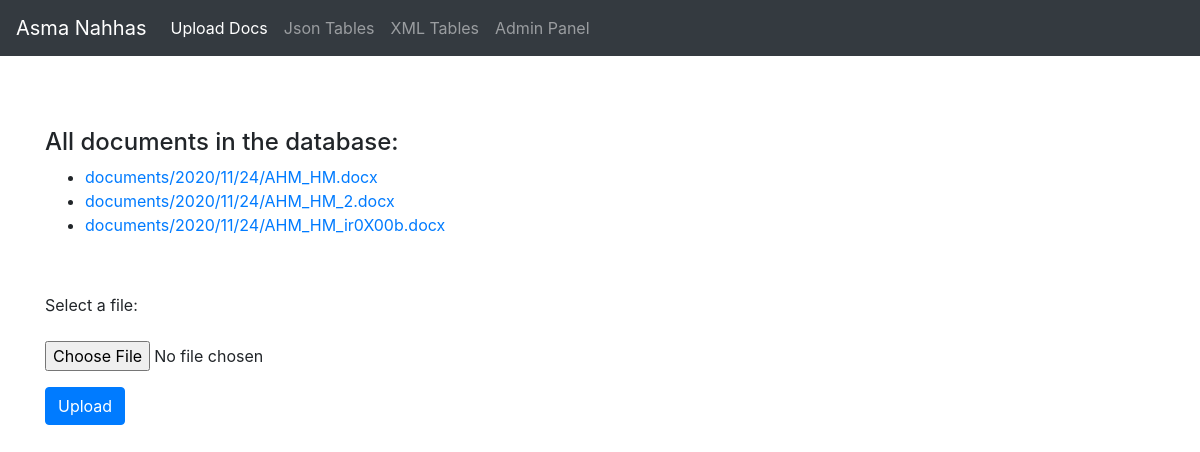
The app's page /, older data.
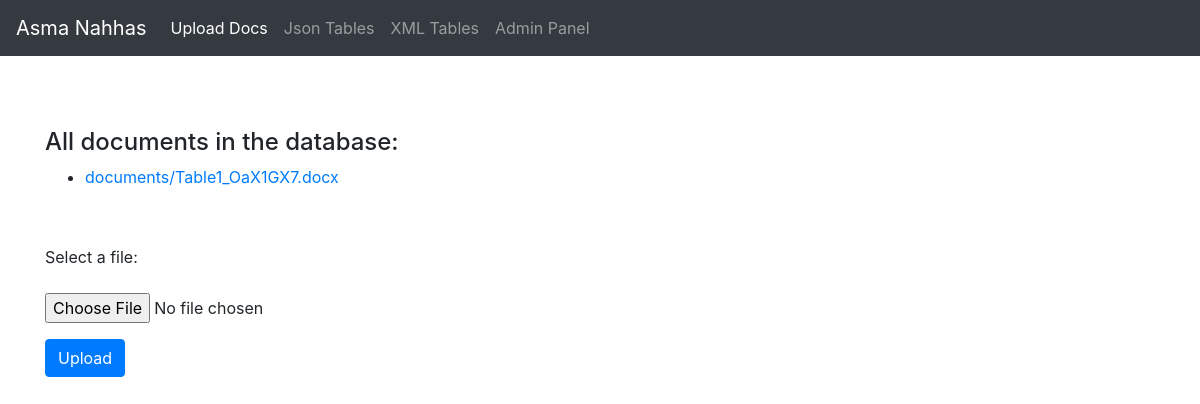
The same page, newer data.
### myapp/models.py (models this page shows)
class Document(models.Model):
    docfile = models.FileField(upload_to='documents/')

### myapp/views.py (the view)
# urls.py: path('', uploadDocx, name='uploadDocx'),
def uploadDocx(request):
    message = ''
    if request.method == 'POST':
        form = DocumentForm(request.POST, request.FILES)
        if form.is_valid():
            newdoc = Document(docfile=request.FILES['docfile'])
            newdoc.save()
            print(newdoc.docfile.name)
            Headers=[]
            f = open('media/'+newdoc.docfile.name, 'rb')
            doc=DOCX(f)
            for paragraph in doc.paragraphs:
                if paragraph.style.name=='Heading 1':
                    Headers.append(paragraph.text)
                    if re.search(r"^Table", paragraph.text):
                        print("Match found")
                        message = 'File Uploaded Succesfuly'
                        newTable=Table(name=paragraph.text)
                        newTable.save();
                    else:
                        print("Match not found")
                        message = 'File Titles Mismatching'
            print (Headers)
            documents = Document.objects.all()
            return render(request,'list.html',{'documents': documents,'form': form,'message':message})
        else:
            message = 'The form is not valid. Fix the following error:'
    else:
        form = DocumentForm()  # An empty, unbound form
    documents = Document.objects.all()
    context = {'documents': documents, 'form': form, 'message': message}
    return render(request, 'list.html', context)

### myapp/forms.py
class DocumentForm(forms.Form):
    docfile = forms.FileField(label='Select a file')

### myapp/templates/list.html (shortened to what this page needs)
{% extends 'layout.html' %}
			{% block content %}
        {% if documents %}
		<br/>
		<br/>
		<br/>
          <h4>  All documents in the database: </h4>
            <ul>
                {% for document in documents %}
                    <li><a href="{{ document.docfile.url }}">{{ document.docfile.name }}</a></li>
                {% endfor %}
            </ul>
			<br/>
        {% else %}
			<br/>
			<br/>
            <h4>No documents.</h4>
        {% endif %}
        <form action="{% url "uploadDocx" %}" method="post" enctype="multipart/form-data"  class="form-group" >
            <p>{{ form.docfile.label_tag }} {{ form.docfile.help_text }}</p>
            <p>
                {{ form.docfile }}
            </p>
            <p><input  class="btn btn-primary" type="submit" value="Upload"/></p>
        </form>
	{% endblock %}

### myapp/templates/layout.html (shortened to what this page needs)
<!doctype html>
<html lang="en">
  <head>
    <link rel="stylesheet" href="https://cdn.jsdelivr.net/npm/bootstrap@4.5.3/dist/css/bootstrap.min.css">
  </head>
  <body>
  <nav class="navbar navbar-expand-lg navbar-dark bg-dark">
  <a class="navbar-brand" href="#">Asma Nahhas</a>
  <div class="collapse navbar-collapse" id="navbarSupportedContent">
    <ul class="navbar-nav mr-auto">
      <li class="nav-item active">
        <a class="nav-link" href="/">Upload Docs <span class="sr-only">(current)</span></a>
      </li>
      <li class="nav-item">
        <a class="nav-link" href="/docs/Tables">Json Tables</a>
      </li>
      <li class="nav-item">
        <a class="nav-link" href="/docs/XMLTable">XML Tables</a>
      </li>
	   <li class="nav-item">
        <a class="nav-link" href="/admin">Admin Panel</a>
      </li>
    </ul>
  </div>
</nav>
		<div class="container">
			{% block content %}
			{% endblock %}
		</div>
  </body>
</html>

Row changes from the older to the newer data that the page shows:
removed Document: docfile.name "documents/2020/11/24/AHM_HM.docx"
removed Document: docfile.name "documents/2020/11/24/AHM_HM_2.docx"
removed Document: docfile.name "documents/2020/11/24/AHM_HM_ir0X00b.docx"
added Document: docfile.name "documents/Table1_OaX1GX7.docx"
